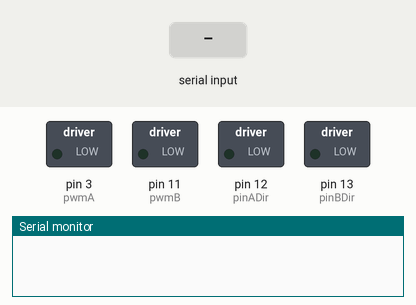
Recording of a sketch running on a simulated Arduino Uno, built with avr-gcc and run on an emulated ATmega328P. On the bench: switched loads named in the sketch (green lamp = pin HIGH), the last lines printed to the serial monitor. The inputs (shaded band) are chosen by the test bench.

Above: at 1.2 s.
1.3 s: "A" received over Serial
At 2.7 s:
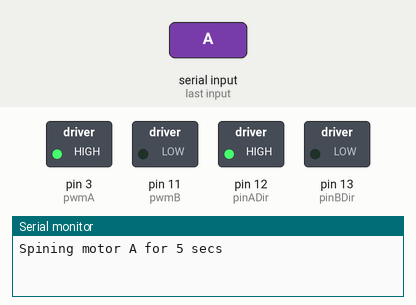
At 7.7 s:
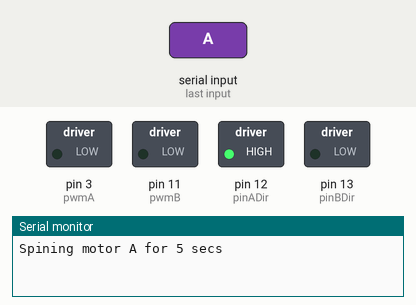
Timing chart, 0 to 8.8 s (numbered marks = the images above; inputs shaded):
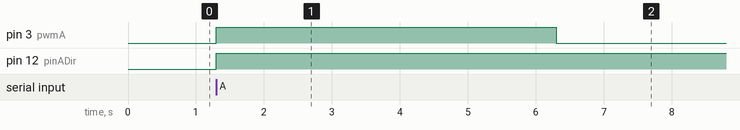

The sketch:

motor.ino
```cpp
const int pinADir = 12;
const int pinBDir = 13;
const int pwmA = 3;//analog
const int pwmB = 11;//analog
const int brakeA = 9;
const int brakeB = 8;
const int curA = 0;//analog input
const int curB = 1;//analog input
void setup(){
  //initialise the serial
  Serial.begin(9600);
  //motor a direction
  pinMode(pinADir,OUTPUT);//set to high forwards low backwards
  //pwm speed
  pinMode(pwmA,OUTPUT);//0 for stop by inertia 255 for max speed
  pinMode(pinBDir,OUTPUT);
  pinMode(pwmB,OUTPUT);
}
//Move the robot forward both wheels
void forward(){
  digitalWrite(pinADir,HIGH);
  digitalWrite(pinBDir,HIGH);
  analogWrite(pwmA,255);
  analogWrite(pwmB,255);
}
//Move the robot backwards both wheels
void reverse(){
  digitalWrite(pinADir,LOW);
  digitalWrite(pinBDir,LOW);
  analogWrite(pwmA,255);
  analogWrite(pwmB,255);
}

void brakeInertia(){
  analogWrite(pwmB,0);
  analogWrite(pwmA,0);
}
//Move left spin motor B
void left(){
  digitalWrite(pinBDir,LOW);
  digitalWrite(pinADir,HIGH);
  analogWrite(pwmB,255);
  analogWrite(pwmA,255);
}
//Move right spin motor A
void right(){
  digitalWrite(pinBDir,HIGH);
  digitalWrite(pinADir,LOW);
  analogWrite(pwmB,255);
  analogWrite(pwmA,255);
}
//Main Control loop
void loop(){
  if(Serial.available() > 0){
    char code = Serial.read();
    if(code == 'A'){
      Serial.println("Spining motor A for 5 secs");
      digitalWrite(pinADir,HIGH);
      analogWrite(pwmA,255);
      delay(5000);//full speed 5 seconds
      analogWrite(pwmA,0);//stop slowly
    }
    if(code == 'B'){
      Serial.println("Spining motor b for 5 secs");
      digitalWrite(pinBDir,HIGH);
      analogWrite(pwmB,255);
      delay(5000);//full speed 5 seconds
      analogWrite(pwmB,0);//stop slowly
    }
    Serial.flush();
  }
}
```

Measured:
- after the input at 1.3 s, pin 3 (pwmA): LOW → HIGH at once, → LOW 5.0 s later; pin 12 (pinADir): LOW → HIGH at once
